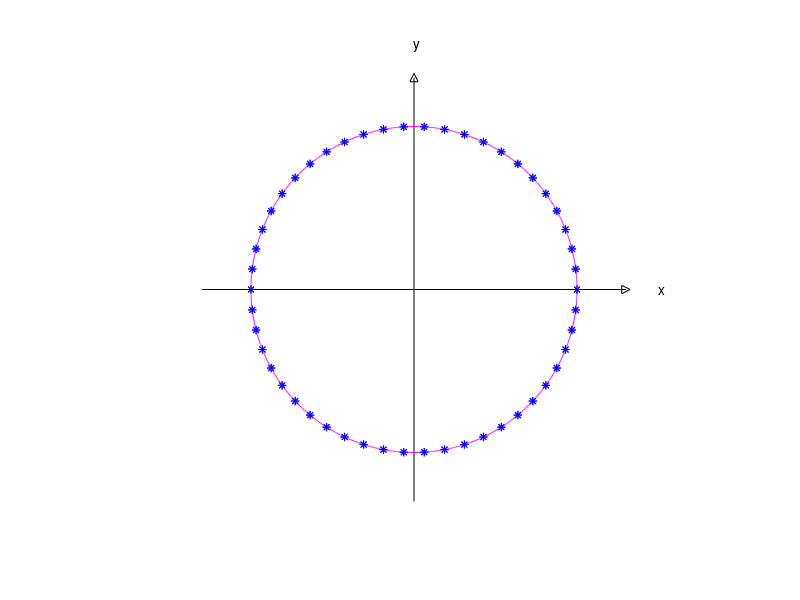

The MATLAB source for this figure:
% Second experiment with curves, Chapter 14: circle

figure

axis([-1.5 1.5 -1.5 1.5])
axis equal
axis off
hold on

plot([-1.3 1.3],[0 0],'k',[0 0], [-1.3 1.3],'k')
plot(1.3, 0, 'k>', 0, 1.3,'k^')
text(1.5,0,'x')
text(0,1.5,'y')

x = zeros(1,50);
y = zeros(1,50);

for i = 0:49
   t = 2*pi*i/50; 
   x(i+1) = cos(-t);
   y(i+1) = sin(-t);
   plot(x(i+1),y(i+1),'b*')
   pause(0.1)
end

s = 0:pi/500:2*pi;
xx = cos(s);
yy = sin(s);
plot(xx,yy,'m',x,y,'b*')

hold off